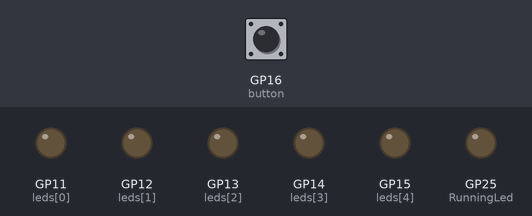
The program below on a simulated Raspberry Pi Pico running MicroPython. Shown: output pins drawn as LEDs (lit = HIGH). Dashed ring = blinking. The test bench sets the inputs (shaded band); at power-on: GP16 (button) LOW.

Above: at 1.2 s.
1.3 s: GP16 (button) pulled HIGH for 0.15 s
At 2.1 s:
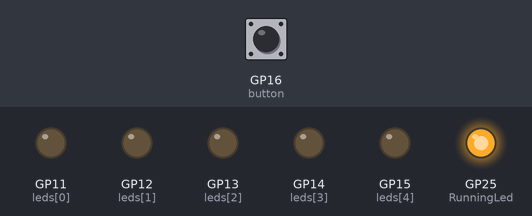
4.4 s: GP16 (button) pulled HIGH for 1 s
At 4.9 s:
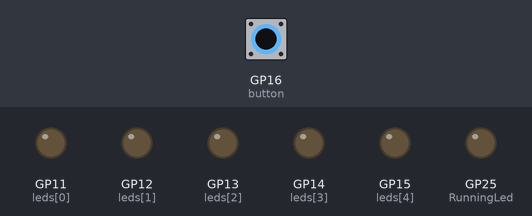
6.9 s: GP16 (button) pulled HIGH for 0.15 s
At 8.7 s:
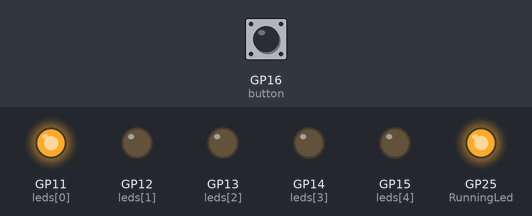
10.0 s: GP16 (button) pulled HIGH for 3.2 s
At 10.4 s:
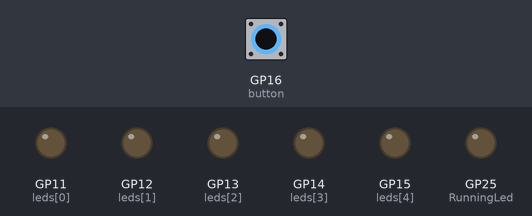
14.7 s: GP16 (button) pulled HIGH for 0.15 s
At 18.5 s:
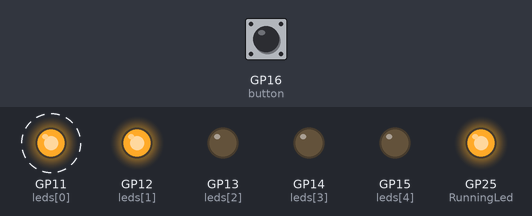
Timing chart, 0 to 31.2 s (numbered marks = the images above; inputs shaded):
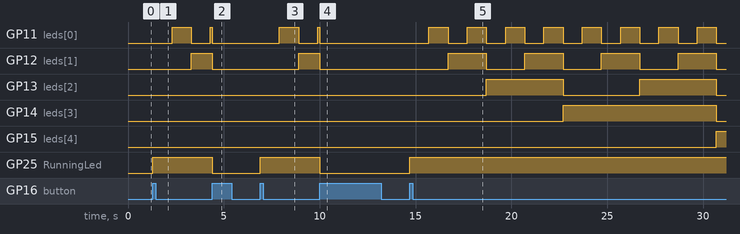

Measured:
- after the input at 1.3 s, GP11 (leds[0]): LOW → HIGH after 1.0 s, → LOW 1.0 s later, → HIGH 1.0 s later; GP12 (leds[1]): LOW → HIGH after 2.0 s; GP25 (RunningLed): LOW → HIGH at once
- after the input at 4.4 s, GP12 (leds[1]): HIGH → LOW after 0.00 s instead of 0.90 s; GP13 (leds[2]): stays LOW (without the input it goes to HIGH after 0.90 s); GP25 (RunningLed): HIGH → LOW at once
- after the input at 6.9 s, GP11 (leds[0]): LOW → HIGH after 1.0 s, → LOW 1.0 s later, → HIGH 1.0 s later; GP12 (leds[1]): LOW → HIGH after 2.0 s; GP25 (RunningLed): LOW → HIGH at once
- after the input at 10.0 s, GP13 (leds[2]): stays LOW (without the input it goes to HIGH after 0.90 s); GP25 (RunningLed): HIGH → LOW at once
- after the input at 14.7 s, GP11 (leds[0]): alternates HIGH for 1.0 s and LOW for 1.0 s, starting after 1.0 s; GP12 (leds[1]): alternates HIGH for 2.0 s and LOW for 2.0 s, starting after 2.0 s

The program:

pomodoro.py
```python
from machine import Pin, Timer

ledPins = [11,12,13,14,15]
status = [False for _ in ledPins]
button = Pin(16, Pin.IN, Pin.PULL_DOWN)
sensor_pir = Pin(28, Pin.IN, Pin.PULL_DOWN)
RunningLed = Pin(25, Pin.OUT)
tim = Timer()
isRunning = False

leds = [Pin(i, Pin.OUT) for i in ledPins]

def tick(timer):
    incNext = False
    global leds
    for i in range(len(status)):
        if not status[i]:
            leds[i].value(1)
            status[i] = True
            break
        else:
            leds[i].value(0)
            status[i] = False

def start(pin):
    global tim, isRunning, RunningLed
    RunningLed.toggle()
    if isRunning:
        tim.deinit()
        isRunning = False
        reset()
    else:
        isRunning = True
        global status
        status = [False for _ in ledPins]
        tim.init(freq=1, mode=Timer.PERIODIC, callback=tick)

def reset():
    status = [False for _ in ledPins]
    RunningLed.value(0)
    for led in leds:
        led.value(0)

reset()
button.irq(trigger=Pin.IRQ_RISING, handler=start)
sensor_pir.irq(trigger=Pin.IRQ_RISING, handler=start)
```
